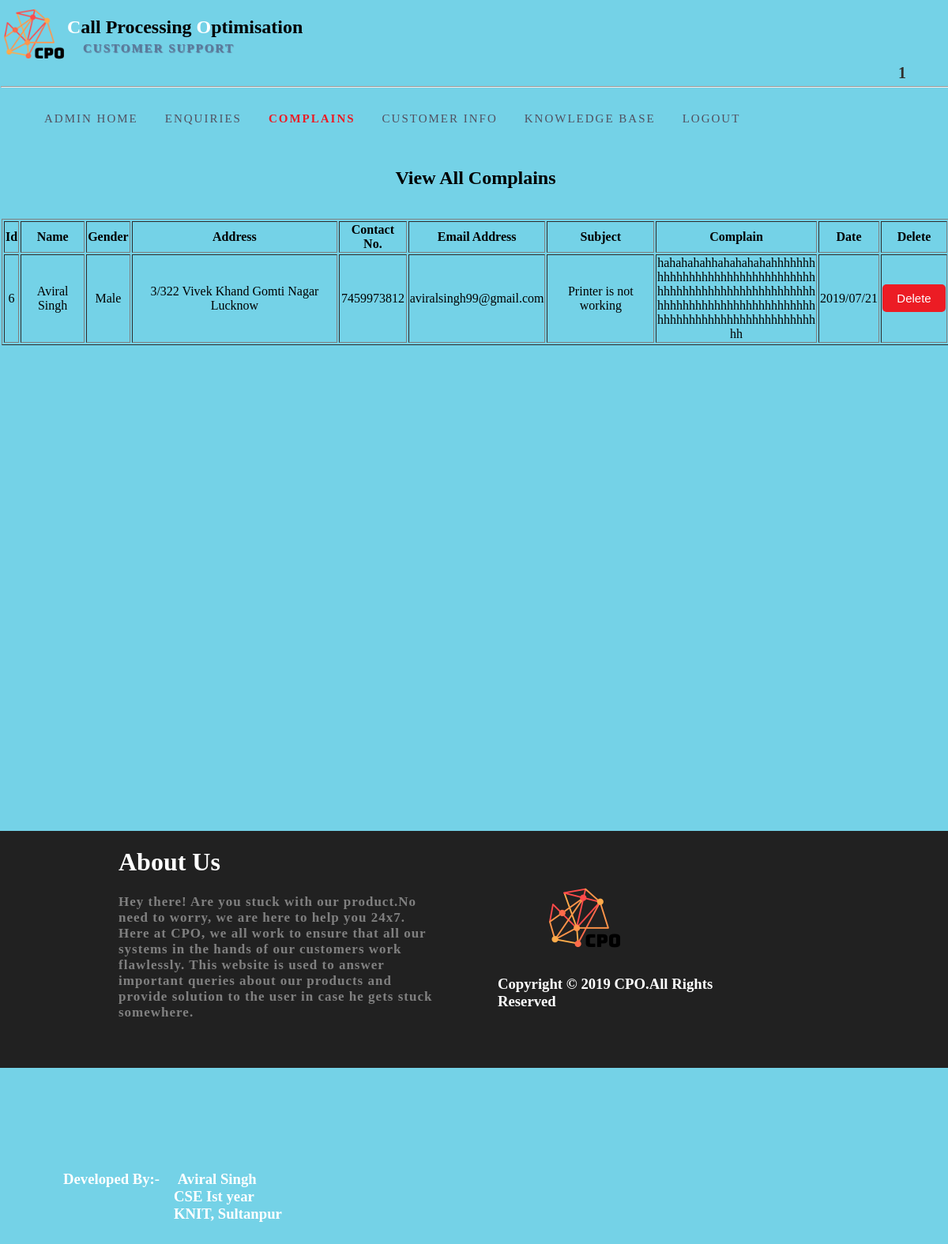
The page /adminzone/complains (signed in) on the database its author committed.
### userzone/models.py (models this page shows)
class Complain(models.Model):
    name=models.CharField(max_length=50)
    gender=models.CharField(max_length=6)
    address=models.TextField()
    contactno=models.CharField(max_length=15)
    emailaddress=models.CharField(max_length=50)
    subject=models.CharField(max_length=200)
    complaintext=models.TextField()
    complaindate=models.CharField(max_length=30)

### adminzone/views.py (the view)
def complains(request):
    try:
        if request.session['adminid']:
            name = request.session.get('adminid')
            comp=Complain.objects.all()
            return render(request,'complains.html',{'name':name,'comp':comp})
        else:
            return render(request,'login.html')
    except KeyError:
        return render(request,'login.html')

### adminzone/templates/complains.html (shortened to what this page needs)
<!DOCTYPE html>
<html lang="en">
<head>
    {% load static %}
    <link href="{% static 'css\style2.css' %}" rel="stylesheet" />
</head>
<body>
<div id="b1">
<div id="outer">
    <div id="p1">
        <div class="s1">
            <a href="{% url 'adminzone:adminhome' %}"><div class="s3" style="background-image:url('{% static "images/logo.png" %}');background-size:100%;background-repeat:no-repeat;"></div></a>
            <div class="s4">
                <h2><span style="color:white;">C</span>all Processing <span style="color:white;">O</span>ptimisation</h2>
                <h4 style="color:#5b7a9a; margin-left:20px;margin-top:-15px;font-size:15px;letter-spacing:2px;text-shadow:1px 1px 1px;">CUSTOMER SUPPORT</h4>
            </div>
            <div class="s5" style="border:none;">
                {% if name %}
                <h4 style="margin-top:80px;margin-left:140px;text-transform:uppercase;color:#31302c;font-family:calibri;letterspacing:1px;font-size:20px;">{{ name }}</h4>
                {% endif %}
            </div>
        </div>
        <hr style="background-color:black;"/>
    <div id="menu">
	    <ul>
		    <li><a href="{% url 'adminzone:adminhome' %}">ADMIN HOME</a></li>
		    <li><a href="{% url 'adminzone:enquiries' %}">ENQUIRIES</a></li>
		    <li><a style="font-weight:900;color:#ec1c24;" href="{% url 'adminzone:complains' %}">COMPLAINS</a></li>
		    <li><a href="{% url 'adminzone:customerinfo' %}">CUSTOMER INFO</a></li>
		    <li><a href="{% url 'adminzone:knowledgebase' %}">KNOWLEDGE BASE</a></li>
		    <li><a href="{% url 'adminzone:logout' %}">LOGOUT</a></li>
		</ul>
	</div>
    <div class="s6">
        <h2 style="text-align:center;">View All Complains</h2><br/>
        <table border="1" style="margin:0 auto;width:100%;">
            <tr>
                <th>Id</th>
                <th>Name</th>
                <th>Gender</th>
                <th>Address</th>
                <th>Contact No.</th>
                <th>Email Address</th>
                <th>Subject</th>
                <th>Complain</th>
                <th>Date</th>
                <th>Delete</th>
            </tr>
            {% for c in comp %}
            <tr>
                <td align="center">{{ c.id }}</td>
                <td align="center">{{ c.name }}</td>
                <td align="center">{{ c.gender }}</td>
                <td align="center">{{ c.address }}</td>
                <td align="center">{{ c.contactno }}</td>
                <td align="center">{{ c.emailaddress }}</td>
                <td align="center">{{ c.subject }}</td>
                <td align="center" style="max-width:200px;word-wrap:break-word;">{{ c.complaintext }}</td>
                <td align="center">{{ c.complaindate }}</td>
                <td align="center">
                    <a href="{% url 'adminzone:deletecomplain' c.id %}"><button class="button2">Delete</button></a>
                </td>
            </tr>
            {% endfor %}
        </table>
    </div>
    </div>
<div class="s9">
    <div class="s11"></div>
    <div class="s10">
        <h1 style="color:white;">About Us</h1>
        <p style="font-family:calibri;color:#808080;letter-spacing:1px;font-weight:900;font-size:17px;">Hey there! Are you
            stuck with our product.No need to worry, we are here to help you 24x7.  Here at CPO, we all work to ensure that all
        our systems in the hands of our customers work flawlessly.  This website is used to answer important queries about
        our products and provide solution to the user in case he gets stuck somewhere.</p>
    </div>
    <div class="s10">
        <img src="{% static 'images/logo.png' %}" height="100px" width="100px" style="margin-left:140px;margin-top:60px;"/>
        <h3 style="color:white;margin-left:80px;font-family:calibri;">Copyright &copy 2019 CPO.All Rights Reserved</h3>
    </div>
    <div class="s10">
        <h3 style="color:white;margin-left:80px;font-family:calibri;margin-top:130px;">Developed By:- <span style="margin-left:18px;">Aviral Singh</span><br/>
            <span style="margin-left:140px;">CSE Ist year</span><br/><span style="margin-left:140px;">KNIT, Sultanpur</span></h3>
    </div>
</div>
</div>
</div>
</body>
</html>

### userzone/static/css/style2.css (style rules this page uses)
body,html { margin:0; padding:0; }
#outer { width:100%; min-height:1100px; border:none; height:auto; }
#p1 { width:1200px; min-height:1000px; margin-left:auto; margin-right:auto; height:auto; border:1px solid transparent; }
.s1 { width:100%; height:100px; //border:1px solid; }
.s3 { height:100%; width:7%; float:left; }
.s4 { height:100%; width:76%; //border:1px solid; float:left; }
.s5 { height:100%; width:8%; float:left; border:1px solid #74d2e7; }
.s6 { width:1200px; min-height:700px; border:1px solid transparent; }
.s9 { height:300px; width:100%; margin-top:50px; background-color:#212121; }
.s11 { height:100%; width:150px; #border:1px solid; float:left; }
.s10 { height:100%; width:400px; #border:1px solid; float:left; }
.button2 { height:35px; width:80px; background-color:#ec1c24; color:white; font-size:15px; border:none; border-radius:5px 5px 5px 5px; outline:none; }

### rows shown on the page
Complain: id "6", name "Aviral Singh", gender "Male", address "3/322 Vivek Khand Gomti Nagar Lucknow", contactno "7459973812", emailaddress "aviralsingh99@gmail.com", subject "Printer is not working", complaintext "hahahahahhahahahahahhhhhhhhhhhhhhhhhhhhhhhhhhhhhhhhhhhhhhhhhhhhhhhhhhhhhhhhhhhhhhhhhhhhhhhhhhhhhhhhhhhhhhhhhhhhhhhhhhhhhhhhhhhhh", complaindate "2019/07/21"

### other values the page prints
{{ name }} "1"
